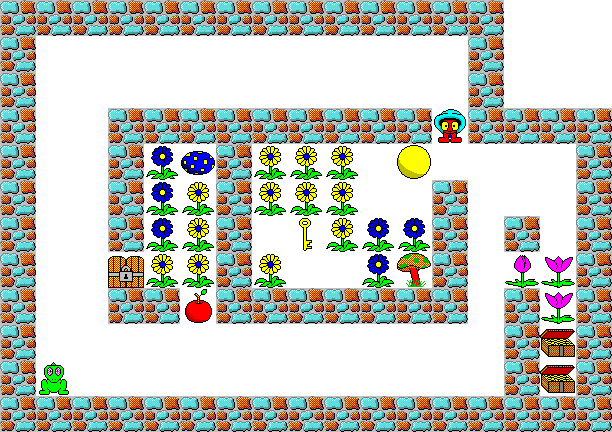

This game map was drawn from its Tiled (.tmx) file and the tilesets committed beside it. A one-line description and the trimmed map source follow:
An orthogonal 17x12 tile map with 36x36 px tiles, 2 tile layers (ground, hazard).

<map version="1.0" orientation="orthogonal" width="17" height="12" tilewidth="36" tileheight="36">
 <tileset firstgid="1" name="tileset" tilewidth="36" tileheight="36">
  <image source="tileset.png" width="256" height="256" />
 </tileset>
 <layer name="ground" width="17" height="12">
  <data>[204 cells, 204 non-empty, 1 distinct tile ids]</data>
 </layer>
 <layer name="hazard" width="17" height="12">
  <data>[204 cells, 117 non-empty, 14 distinct tile ids]</data>
 </layer>
</map>
